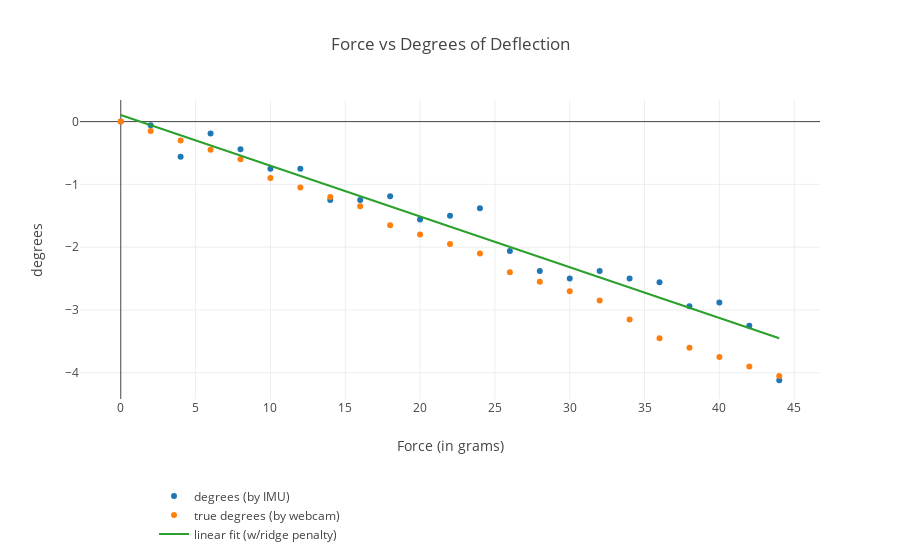

Here is the notebook cell this chart was saved with:
### Code cell
import numpy as np
import plotly.plotly as py
import plotly.offline as po
import plotly.graph_objs as go
from sklearn import linear_model
from sklearn.linear_model import Ridge

plotly.offline.init_notebook_mode(connected=True)

trace0 = go.Scatter(
    x = trueF,
    y = eulerY,
    mode = 'markers',
    name = 'degrees (by IMU)'
)
trace1 = go.Scatter(
    x = trueF,
    y = -trueDeg,
    mode = 'markers',
    name = 'true degrees (by webcam)'
)

myX = trueF.dropna().reshape(-1,1)
myy = eulerY.dropna()
ridge = Ridge(fit_intercept=True, alpha=0.0, random_state=0, normalize=True)
ridge.fit(myX, myy)
coef_ridge = ridge.coef_
gridx = np.linspace(X.min(), X.max(), 20)
coef_ = ridge.coef_ * gridx + ridge.intercept_
#plt.plot(gridx, coef_, 'g-', label="ridge regression")

trace2 = go.Scatter(
    x= gridx,
    y = coef_,
    name = 'linear fit (w/ridge penalty)'
)



#a,b = np.polyfit(x,y,1)
#plt.plot(np.unique(x), np.poly1d(np.polyfit(x, y, 1))(np.unique(x)))

           
data = [trace0, trace1, trace2]

layout = go.Layout(
    title='Force vs Degrees of Deflection',
    yaxis=dict(title='degrees'),
    xaxis=dict(title='Force (in grams)'),
    legend=dict(x=.1, y=-.5)
)


fig = go.Figure(data=data, layout=layout)
# Plot and embed in ipython notebook!
po.iplot(fig)
#po.plot(fig, filename='temp_plot.html')

### Figure 1 — Plotly figure (JSON) as saved in the notebook; plotly's stock layout.template omitted (floating-point values rounded to 4 significant figures)
{"data": [{"mode": "markers", "name": "degrees (by IMU)", "type": "scatter", "x": [0, 2, 4, 6, 8, 10, 12, 14, 16, 18, 20, 22, 24, 26, 28, 30, 32, 34, 36, 38, 40, 42, 44, null, null, null, null, null, null, null, null, null, null, null, null, null, null, null, null, null, null, null, null, null, null, null, null, null, null, null, null, null, null, null], "y": [0, -0.06, -0.56, -0.19, -0.44, -0.75, -0.75, -1.25, -1.25, -1.19, -1.56, -1.5, -1.38, -2.06, -2.38, -2.5, -2.38, -2.5, -2.56, -2.94, -2.88, -3.25, -4.12, null, null, null, null, null, null, null, null, null, null, null, null, null, null, null, null, null, null, null, null, null, null, null, null, null, null, null, null, null, null, null]}, {"mode": "markers", "name": "true degrees (by webcam)", "type": "scatter", "x": [0, 2, 4, 6, 8, 10, 12, 14, 16, 18, 20, 22, 24, 26, 28, 30, 32, 34, 36, 38, 40, 42, 44, null, null, null, null, null, null, null, null, null, null, null, null, null, null, null, null, null, null, null, null, null, null, null, null, null, null, null, null, null, null, null], "y": [0, -0.15, -0.3, -0.45, -0.6, -0.9, -1.05, -1.2, -1.35, -1.65, -1.8, -1.95, -2.1, -2.4, -2.55, -2.7, -2.85, -3.15, -3.45, -3.6, -3.75, -3.9, -4.05, null, null, null, null, null, null, null, null, null, null, null, null, null, null, null, null, null, null, null, null, null, null, null, null, null, null, null, null, null, null, -1.2]}, {"name": "linear fit (w/ridge penalty)", "type": "scatter", "x": [0, 2.316, 4.632, 6.947, 9.263, 11.58, 13.89, 16.21, 18.53, 20.84, 23.16, 25.47, 27.79, 30.11, 32.42, 34.74, 37.05, 39.37, 41.68, 44], "y": [0.1059, -0.08125, -0.2684, -0.4555, -0.6426, -0.8297, -1.017, -1.204, -1.391, -1.578, -1.765, -1.952, -2.14, -2.327, -2.514, -2.701, -2.888, -3.075, -3.262, -3.449]}], "layout": {"legend": {"x": 0.1, "y": -0.5}, "title": "Force vs Degrees of Deflection", "xaxis": {"title": "Force (in grams)"}, "yaxis": {"title": "degrees"}}}
